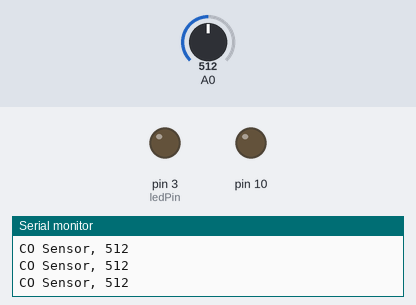
Recording of a sketch running on a simulated Arduino Uno, built for the host (arithmetic inside an expression is 32-bit, double 64-bit). Shown: output pins drawn as LEDs (lit = HIGH), the last lines printed to the serial monitor. The inputs (shaded band) are chosen by the test bench; at power-on: A0 = 512. Storage starts empty.

Above: at 1.2 s.
1.3 s: A0 set to 716
At 1.8 s:
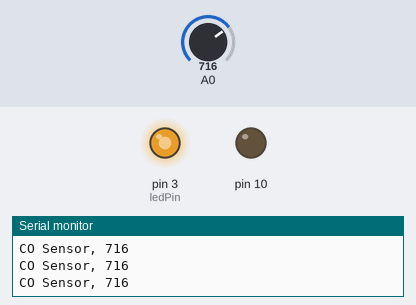
2.8 s: A0 set to 761
At 3.4 s:
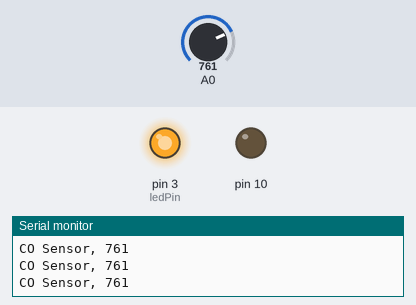
4.3 s: A0 set to 768
At 5.5 s:
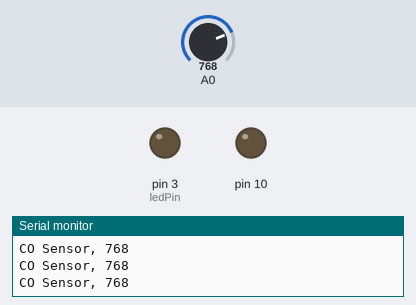
5.8 s: A0 set to 900
At 6.8 s:
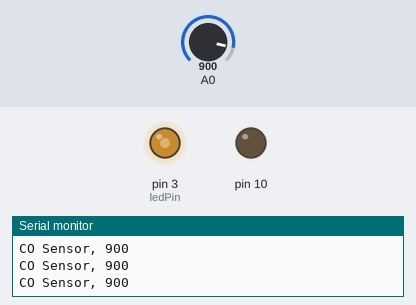
7.3 s: A0 set to 306
At 7.9 s:
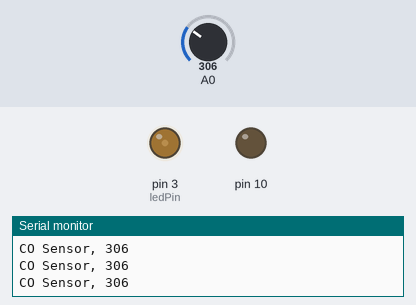
8.8 s: A0 set to 0
At 10.2 s:
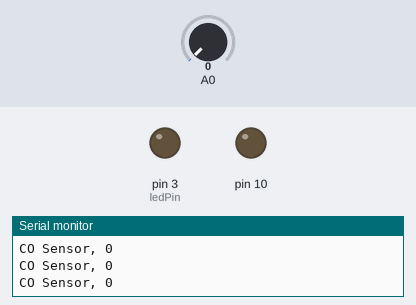
Timing chart, 0 to 11.3 s (numbered marks = the images above; inputs shaded):
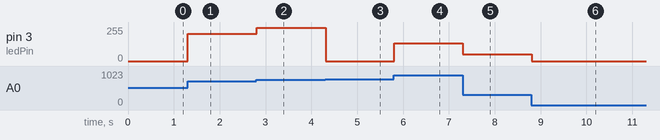

The sketch:

CO_sensor.ino
```cpp
#include <SPI.h>
#include <Adafruit_GPS.h>
#include <SoftwareSerial.h>
#include <SD.h>


File logfile;
#define chipSelect 10
#define ledPin 3


void setup() {
  Serial.begin(115200);
  pinMode(ledPin, OUTPUT);
  pinMode(10, OUTPUT);

  // SD Card Init
  if (!SD.begin(chipSelect)) {
    Serial.println(F("SD Card init. failed!"));
    while(1);
  } else {
  Serial.println(F("SD Card init successful!"));
  }

  // File Init
  char filename[15];
  sprintf(filename, "/LOG00.txt");
  for (uint8_t i = 0; i < 100; i++) {
    filename[4] = '0' + i/10;
    filename[5] = '0' + i%10;
    if (! SD.exists(filename)) {          // create if does not exist, do not open existing, write, sync after write
      break;
    }
  }

  Serial.print(F("creating file: "));
  Serial.println(filename);
  logfile = SD.open(filename, FILE_WRITE);
  if( ! logfile ) {
    Serial.print(F("Couldnt create ")); Serial.println(filename);
    while(1);
  }
  Serial.print(F("Writing to ")); Serial.println(filename);
}


void loop(void)
{
    logCO();

    logfile.flush();
}


void logCO(void)
{
  int reading = analogRead(A0);
  Serial.print("CO Sensor, "); Serial.println(reading);
  logfile.print(F("CO Sensor, "));
  logfile.print(reading);
  analogWrite(ledPin, reading);
  logfile.println();
  delay(10);
}
```

Measured:
- the behaviour switches between 767 and 768 on A0 (found by bisection; images 2 and 3)
- after the input at 1.3 s, pin 3 (ledPin): 0/255 → 204/255 at once
- after the input at 2.8 s, pin 3 (ledPin): 204/255 → 249/255 at once
- after the input at 4.3 s, pin 3 (ledPin): 249/255 → 0/255 at once
- after the input at 5.8 s, pin 3 (ledPin): 0/255 → 132/255 at once
- after the input at 7.3 s, pin 3 (ledPin): 132/255 → 50/255 at once
- after the input at 8.8 s, pin 3 (ledPin): 50/255 → 0/255 at once
